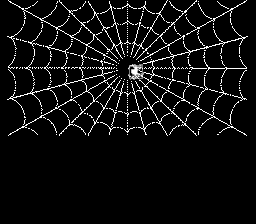

This game map was drawn from its Tiled (.tmx) file and the tilesets committed beside it. A one-line description and the full map source follow:
An orthogonal 16x14 tile map with 16x16 px tiles, 3 tile layers (map, objects, foreground), 3 tilesets.

<map version="1.9" tiledversion="1.9.2" orientation="orthogonal" renderorder="right-down" width="16" height="14" tilewidth="16" tileheight="16" hexsidelength="0" infinite="0" nextlayerid="6" nextobjectid="1" compressionlevel="0">
  <properties />
  <tileset firstgid="1" source="../Actors.tsx" />
  <tileset firstgid="257" source="../Blocks.tsx" />
  <tileset firstgid="513" source="lvl_spider.tileset.tsx" />
  <layer id="1" name="map" width="16" height="14">
    <data encoding="csv">
513,514,515,516,517,518,519,520,521,522,523,524,525,526,527,528,
529,530,531,532,533,534,535,536,537,538,539,540,541,542,543,529,
544,545,546,547,548,549,550,551,552,553,554,555,556,557,558,559,
560,561,562,563,564,565,566,567,568,569,570,571,572,573,574,575,
576,577,578,579,580,581,582,583,584,585,586,587,588,589,590,591,
592,593,594,595,596,597,598,599,600,601,602,603,604,605,606,607,
608,609,610,611,612,613,614,615,616,617,618,619,620,621,622,623,
529,624,625,626,627,628,629,630,631,632,633,634,635,636,637,529,
638,639,640,641,642,643,644,645,646,647,648,649,650,651,652,653,
0,0,0,0,0,0,0,0,0,0,0,0,0,0,0,0,
0,0,0,0,0,0,0,0,0,0,0,0,0,0,0,0,
0,0,0,0,0,0,0,0,0,0,0,0,0,0,0,0,
0,0,0,0,0,0,0,0,0,0,0,0,0,0,0,0,
0,0,0,0,0,0,0,0,0,0,0,0,0,0,0,0
</data>
    <properties>
      <property name="amiga_ocs" type="bool" value="true" />
      <property name="foreground" type="bool" value="false" />
      <property name="megadrive" type="bool" value="true" />
      <property name="neogeo" type="bool" value="true" />
      <property name="neogeo_aes" type="bool" value="true" />
    </properties>
  </layer>
  <layer id="2" name="objects" width="16" height="14">
    <data encoding="csv">
0,0,0,0,0,0,0,0,0,0,0,0,0,0,0,0,
0,0,0,0,0,0,0,0,0,0,0,0,0,0,0,0,
0,0,0,0,0,0,0,0,0,0,0,0,0,0,0,0,
0,0,0,0,0,0,0,0,0,0,0,0,0,0,0,0,
0,0,0,0,0,0,0,0,2,0,0,0,0,0,0,0,
0,0,0,0,0,0,0,0,0,0,0,0,0,0,0,0,
0,0,0,0,0,0,0,0,0,0,0,0,0,0,0,0,
0,0,0,0,0,0,0,0,0,0,0,0,0,0,0,0,
0,0,0,0,0,0,0,0,0,0,0,0,0,0,0,0,
0,0,0,0,0,0,0,0,0,0,0,0,0,0,0,0,
0,0,0,0,0,0,0,0,0,0,0,0,0,0,0,0,
0,0,0,0,0,0,0,0,0,0,0,0,0,0,0,0,
0,0,0,0,0,0,0,0,0,0,0,0,0,0,0,0,
0,0,0,0,0,0,0,0,0,0,0,0,0,0,0,0
</data>
    <properties>
      <property name="amiga_ocs" type="bool" value="true" />
      <property name="foreground" type="bool" value="false" />
      <property name="megadrive" type="bool" value="true" />
      <property name="neogeo" type="bool" value="true" />
      <property name="neogeo_aes" type="bool" value="true" />
    </properties>
  </layer>
  <layer id="3" name="foreground" width="16" height="14">
    <data encoding="csv">
0,0,0,0,0,0,0,0,0,0,0,0,0,0,0,0,
0,0,0,0,0,0,0,0,0,0,0,0,0,0,0,0,
0,0,0,0,0,0,0,0,0,0,0,0,0,0,0,0,
0,0,0,0,0,0,0,0,0,0,0,0,0,0,0,0,
0,0,0,0,0,0,0,0,0,0,0,0,0,0,0,0,
0,0,0,0,0,0,0,0,0,0,0,0,0,0,0,0,
0,0,0,0,0,0,0,0,0,0,0,0,0,0,0,0,
0,0,0,0,0,0,0,0,0,0,0,0,0,0,0,0,
0,0,0,0,0,0,0,0,0,0,0,0,0,0,0,0,
0,0,0,0,0,0,0,0,0,0,0,0,0,0,0,0,
0,0,0,0,0,0,0,0,0,0,0,0,0,0,0,0,
0,0,0,0,0,0,0,0,0,0,0,0,0,0,0,0,
0,0,0,0,0,0,0,0,0,0,0,0,0,0,0,0,
0,0,0,0,0,0,0,0,0,0,0,0,0,0,0,0
</data>
    <properties>
      <property name="amiga_ocs" type="bool" value="true" />
      <property name="foreground" type="bool" value="true" />
      <property name="megadrive" type="bool" value="true" />
      <property name="neogeo" type="bool" value="true" />
      <property name="neogeo_aes" type="bool" value="true" />
    </properties>
  </layer>
  <objectgroup id="5" name="events" />
</map>
